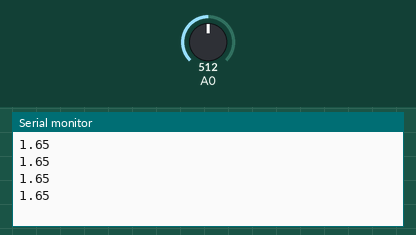
A sketch run on a simulated ESP8266 (NodeMCU). Parts: the last lines printed to the serial monitor. The test bench sets the inputs (shaded band); at power-on: A0 = 512. WiFi joins after 1.5 s; servers stay silent unless stated; uploads are accepted with an empty reply.

Above: at 2.7 s.
2.8 s: A0 set to 716
At 3.21 s:
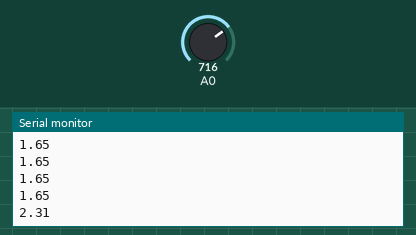
4.3 s: A0 set to 900
At 4.52 s:
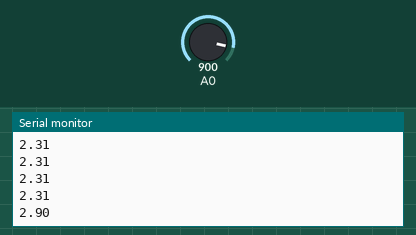
Timing chart, 0 to 7.3 s (numbered marks = the images above; inputs shaded):
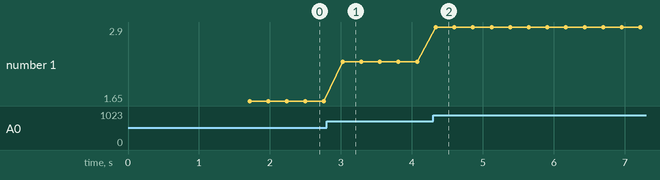

Measured:
- after the input at 2.8 s, the serial monitor: prints a new line after 0.22 s (image 1)
- after the input at 4.3 s, the serial monitor: prints a new line at once (image 2)
- plotted number 1: 1.65 → 2.31 after the input at 2.8 s, 2.31 → 2.9 after the input at 4.3 s

The sketch:

ECG_Receiver.ino
```cpp
#include <ESP8266WiFi.h>
int a=0;
void setup() {
  Serial.begin(9600);   //Serial.begin(115200);
  delay(10);
  WiFi.mode(WIFI_STA);
  WiFi.begin("New","12345678");
  while (WiFi.status() != WL_CONNECTED) {
    delay(500);
  }
  //pinMode(7, INPUT); // Setup for leads off detection LO +
  //pinMode(8, INPUT); // Setup for leads off detection LO -
  }

void loop() {
  WiFiClient client;
  if (!client.connect("192.168.4.1",80)) {
    Serial.println("connection failed");
    return;
  }
  /*if((digitalRead(7) == 1)||(digitalRead(8) == 1)){
    Serial.println('!');
  }*/

  //String url = "GET /data/?button_state="+String(map(analogRead(A0),0,1023,0,255)); //analogRead(A0)*3.3/1024
  //Serial.println(map(analogRead(A0),0,1023,0,255));
  String url = "GET /data/?button_state="+String(analogRead(A0)*3.3/1023);
  Serial.println(analogRead(A0)*3.3/1023);
  client.print(url + " HTTP/1.1\r\nHost: 192.168.4.1\r\n" + "Connection: close\r\n\r\n");
  unsigned long timeout = millis();
  while (client.available() == 0) {
    if (millis() - timeout > 5000) {
      Serial.println(">>> Client Timeout !");
      client.stop();
      return;
    }}
    delay(2);
    }
```
